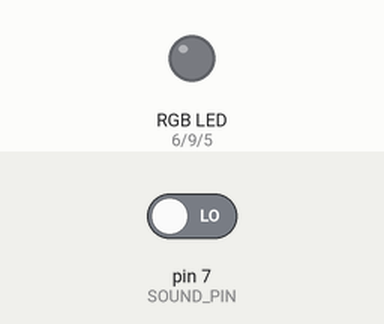
Simulated run of this sketch. Board: Arduino Uno, built with avr-gcc and run on an emulated ATmega328P. Shown: an RGB LED mixed from three pins (HIGH = lit). Dashed ring = blinking. The inputs (shaded band) are chosen by the test bench; at power-on: pin 7 (SOUND_PIN) LOW. Dim RGB values are drawn brighter than linear.

Above: at 1.2 s.
1.3 s: pin 7 (SOUND_PIN) driven HIGH
At 1.9 s:
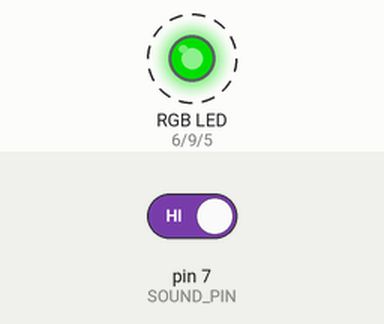
Timing chart, 0 to 9.1 s (numbered marks = the images above; inputs shaded):
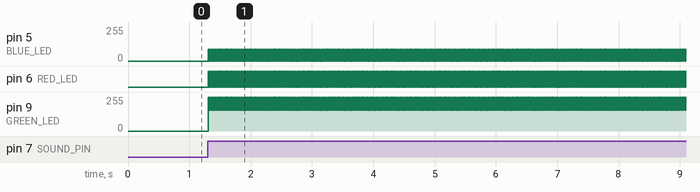

The sketch:

SoundStrip.ino
```cpp
#define RED_LED 6
#define BLUE_LED 5
#define GREEN_LED 9
#define SOUND_PIN 7

int brightness = 256;
int gBright = 0;
int rBright = 0;
int bBright = 0;
int toggle = 1;

void Initialize()
{
  analogWrite(RED_LED, 0);
  analogWrite(GREEN_LED, 155);
  analogWrite(BLUE_LED, 0);
}

void setup()
{
  // put your setup code here, to run once:
  pinMode(GREEN_LED, OUTPUT);
  pinMode(RED_LED, OUTPUT);
  pinMode(BLUE_LED, OUTPUT);
  pinMode(SOUND_PIN, INPUT);

  Initialize();
}

void loop()
{
  // put your main code here, to run repeatedly:
  boolean soundState = digitalRead(7);
  if (soundState == 1)
  {
    if (toggle == 1)
    {
      analogWrite(RED_LED, 255);
      analogWrite(GREEN_LED, 255);
      analogWrite(BLUE_LED, 90);
      delay(10);
    }

    else if (toggle == -1)
    {
      analogWrite(RED_LED, 0);
      analogWrite(GREEN_LED, 155);
      analogWrite(BLUE_LED, 0);
      delay(10);
    }

    delay(5);
    toggle *= -1;
  }

  else
  {
    analogWrite(RED_LED, 0);
    analogWrite(GREEN_LED, 0);
    analogWrite(BLUE_LED, 0);
    delay(10);
  }
}
```

Measured:
- after the input at 1.3 s, pin 5 (BLUE_LED): alternates 90/255 for 0.02 s and 0/255 for 0.02 s, starting at once; pin 6 (RED_LED): alternates HIGH for 0.02 s and LOW for 0.02 s, starting at once; pin 9 (GREEN_LED): alternates 255/255 for 0.02 s and 155/255 for 0.02 s, starting at once
